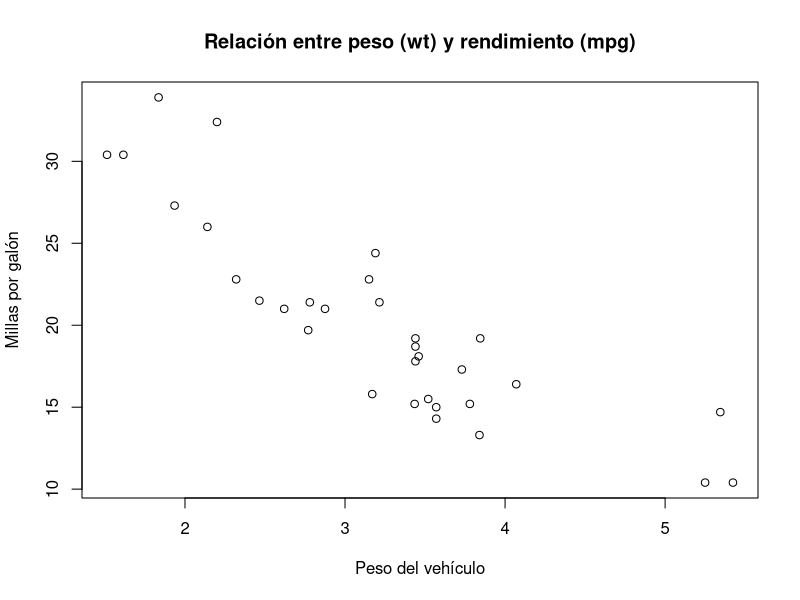

This figure's R source:
## ---- chunk 1
knitr::opts_chunk$set(echo = TRUE)
## ---- chunk 2
data(mtcars)
str(mtcars)
## ---- chunk 3
summary(mtcars)
## ---- chunk 4
plot(mtcars$wt, mtcars$mpg,
     main = "Relación entre peso (wt) y rendimiento (mpg)",
     xlab = "Peso del vehículo",
     ylab = "Millas por galón")
